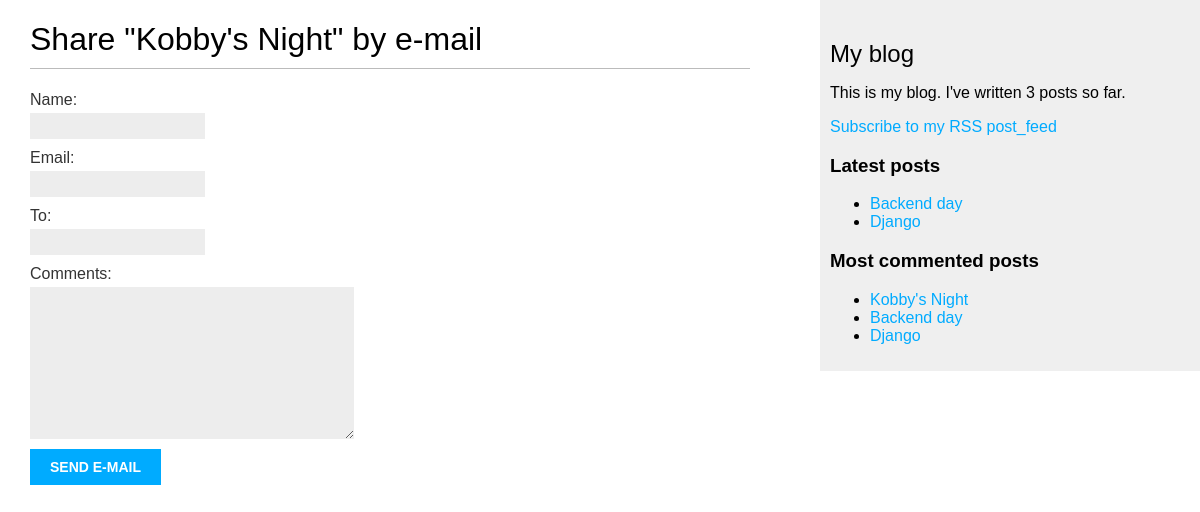
The app's page /blog/8/share/, older data.
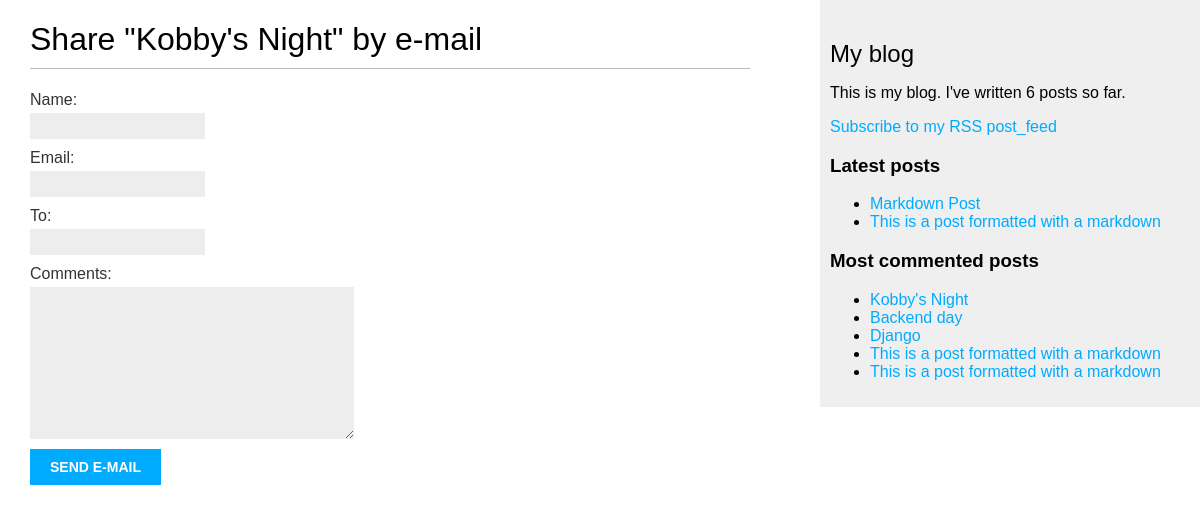
The same page, newer data.
### blog/models.py (models this page shows, shortened)
class Post(models.Model):
    class Status(models.TextChoices):
        DRAFT = 'DF', 'Draft'
        PUBLISHED = 'PB', 'Published'
    author = models.ForeignKey(get_user_model(), on_delete=models.CASCADE,
                               related_name = 'blog_posts')
    title = models.CharField(max_length=250)
    slug = models.SlugField(max_length=250,unique_for_date='publish')
    body = models.TextField()
    publish = models.DateTimeField(default = timezone.now)
    created = models.DateTimeField(auto_now_add=True)
    updated = models.DateTimeField(auto_now=True)
    status = models.CharField(max_length=2,choices=Status.choices,
                              default=Status.DRAFT)
    objects = models.Manager()
    published = PublishedManager()
    tags = TaggableManager()
    class Meta:
        ordering = ['-publish']
        indexes = [models.Index(fields=['-publish']),]
    def get_absolute_url(self):
        return reverse('blog:post_detail',
                       args=[self.publish.year, self.publish.month,self.publish.day,self.slug])

### blog/views.py (the view)
# urls.py: path('<int:post_id>/share/',views.post_share,name='post_share'),
def post_share(request,post_id):
    post = get_object_or_404(Post,id=post_id, status=Post.Status.PUBLISHED)
    sent = False
    if request.method == "POST":
        form = EmailForm(request.POST)
        if form.is_valid():
            cd = form.cleaned_data
        post_url = request.build_absolute_uri(
            post.get_absolute_url())
        subject = f"{cd['name']} recommends you read {post.title}"
        message = f"Read {post.title } at {post_url}\n\n {cd['name']}\'s comments: {cd['comments']}"
        send_mail(subject, message, 'ehanson787@gmail.com',[cd['to']])
        sent = True
    else:
        form = EmailForm()
    return render(request,'blog/email.html',{'post':post,'form':form, 'sent':sent})

### blog/forms.py
class EmailForm(forms.Form):
    name = forms.CharField(max_length=25)
    email = forms.EmailField()
    to = forms.EmailField()
    comments = forms.CharField(required=False, widget=forms.Textarea)

### blog/models.py (called while the page is built)
    def get_queryset(self):
        return super().get_queryset().filter(status=Post.Status.PUBLISHED)

### blog/templatetags/blog_tags.py (called while the page is built)
@register.simple_tag
def total_posts():
    return Post.published.count()

@register.inclusion_tag('blog/latest.html')
def show_latest_posts(count=5):
    latest_posts = Post.published.order_by('-publish')[:count]
    return {'latest_posts': latest_posts}

@register.simple_tag
def get_most_commented_posts(count=5):
    return Post.published.annotate(
        total_comments=Count('comments')
    ).order_by('-total_comments')[:count]

### templates/blog/email.html (shortened to what this page needs)
{% extends "base.html" %}
{% block content %}
 {% if sent %}
 <h1>E-mail successfully sent</h1>
 <p>
 "{{ post.title }}" was successfully sent to {{ form.cleaned_data.to }}.
 </p>
 {% else %}
 <h1>Share "{{ post.title }}" by e-mail</h1>
 <form method="post">
 {{ form.as_p }}
 <input type="submit" value="Send e-mail">
 </form>
 {% endif %}
{% endblock %}

### templates/base.html (shortened to what this page needs)
{% load blog_tags %}
{% load static %}
<!DOCTYPE html>
<html>
<head>
 <link href="{% static "css/blog.css" %}" rel="stylesheet">
</head>
<body>
 <div id="content">
 {% block content %}
 {% endblock %}
 </div>
 <div id="sidebar">
 <h2>My blog</h2>
 <p>
 This is my blog.
 I've written {% total_posts %} posts so far.
 </p>
 <p>
    <a href="{% url "blog:post_feed" %}">
        Subscribe to my RSS post_feed
    </a>
</p>
 <h3>Latest posts</h3>
 {% show_latest_posts 2%}
 <h3>Most commented posts</h3>
 {% get_most_commented_posts as most_commented_posts %}
 <ul>
 {% for post in most_commented_posts %}
 <li>
 <a href="{{ post.get_absolute_url }}">{{ post.title }}</a>
 </li>
 {% endfor %}
 </ul>
 </div>
</body>
</html>

### templates/blog/latest.html
<ul>
    {% for post in latest_posts %}
    <li>
    <a href="{{ post.get_absolute_url }}">{{ post.title }}</a>
    </li>
    {% endfor %}
   </ul>

Row changes from the older to the newer data that the page shows:
no longer on one of the page's lists (row unchanged): Post: title "Backend day"
no longer on one of the page's lists (row unchanged): Post: title "Django"
added Post: title "Markdown Post", shown under "Latest posts"
added Post: title "This is a post formatted with a markdown"
added Post: title "This is a post formatted with a markdown", shown under "Most commented posts"
Text that changed along with them:
text no longer shown: "3"
text now shown: "6"
